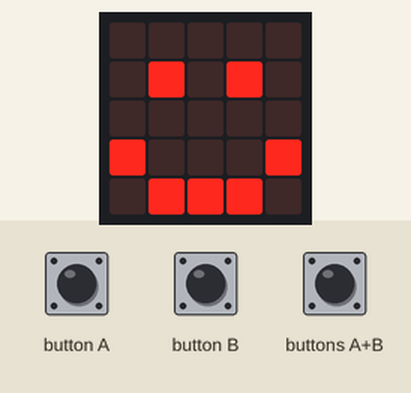
The program below on a simulated BBC micro:bit running MicroPython. Parts: the board's 5×5 LED display. The test bench sets the inputs (shaded band). Random numbers come from a fixed seed.

Above: at 1.2 s.
1.3 s: button A pressed for 0.15 s
At 1.54 s:
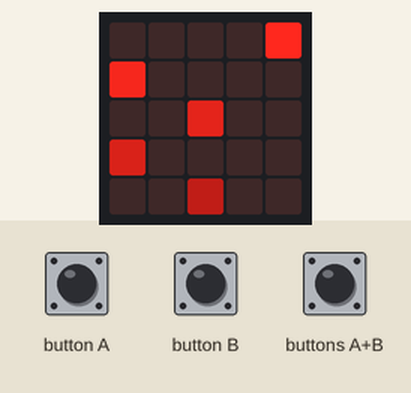
2.0 s: button B pressed for 0.15 s
At 2.18 s:
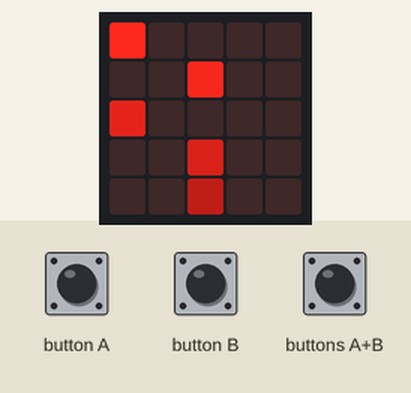
2.7 s: button A pressed for 1 s
At 2.91 s:
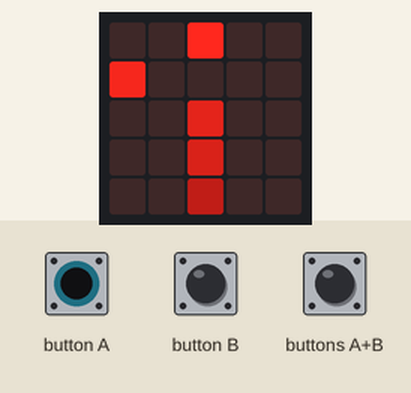
4.3 s: buttons A+B pressed for 0.15 s
At 4.52 s:
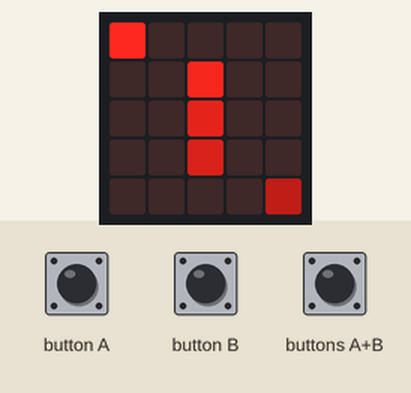
5.0 s: button A pressed for 0.15 s
At 5.16 s:
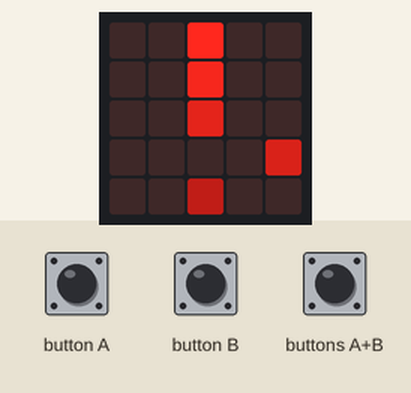
5.7 s: buttons A+B pressed for 1 s
At 6.21 s:
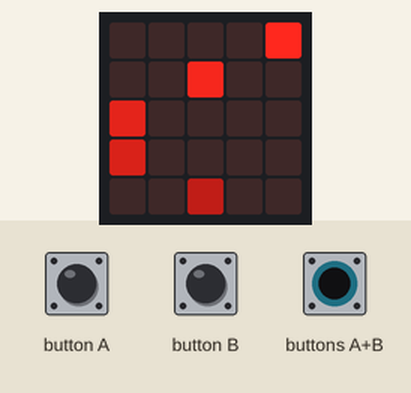
Timing chart, 0 to 8.3 s (numbered marks = the images above; inputs shaded):
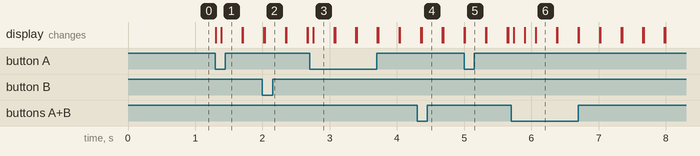

Measured:
- after the input at 1.3 s, the display: first changes at once (image 1 shows a later state)

The program:

asteroid_destroyer_v1.1.py
```python
"""
Asteroid destroyer para Micro:bit - Destrua todos os asteroides o mais rápido possível.
Inicialmente será exibido um rosto feliz, para iniciar precione ou o botão A ou B.
    Botão A - para iniciar no modo fácil (toda tela será usada para mostrar os próximos asteroides)
    Botão B - para iniciar no modo Difícil (apenas o próximo asteroide é mostrado)
Sempre destrua o asteroide que estiver na primeira linha. Para destruir os asteroides basta precionar:
    Botão A - Para destruir os asteroides na coluna esquerda
    Botão B - Para destruir os asteroides na coluna direita
    Botão A+B - Para destruir os asteroides no coluna central
No final será mostrado o tempo (em segundos) que o jogodor levou para destruir todos os asteroides.
Este tempo serve como pontuação/score a fim de disputar com outros jogadores.

Autor: Pedro Henrique Robadel (ph.robadel@gmail.com)
Versão: 1.1 @ 2020/09/1
Licença: MIT License (https://opensource.org/licenses/MIT)
Mais informações: https://github.com/ph-robadel/MicroBit-Game-AsteroidDestroyer.git
"""

from microbit import display, Image, button_a, button_b
from time import ticks_ms, sleep_ms
from random import randint

QTD_MAXIMA_ASTEROIDES = 100
qtd_asteroides_gerados = 0

def iniciar_lista(tamanho_lista:int) -> list:
    global qtd_asteroides_gerados
    qtd_asteroides_gerados = tamanho_lista
    lista = []
    for iteracao in range(tamanho_lista):
        lista.append(randint(0, 2)*2)

    return lista


def atualizar_lista(lista:list) -> None:
    global qtd_asteroides_gerados
    del(lista[0])
    if qtd_asteroides_gerados < QTD_MAXIMA_ASTEROIDES:
        lista.append(randint(0, 2)*2)
        qtd_asteroides_gerados += 1
    else:
        lista.append(-1)


def imp_lista(lista:list, isDificil:bool) -> None:
    display.clear()

    if isDificil:
        fator = 6
    else:
        fator = 1.5

    for y, x in enumerate(lista):
        if(0<=x<5 and 0<=y<5):
            display.set_pixel(x, y, 9-int(y*fator))


def jogar(qtd_asteroides_tela:int) -> None:
    lista_jogo = iniciar_lista(qtd_asteroides_tela)
    isDificil = qtd_asteroides_tela < 3
    imp_lista(lista_jogo, isDificil)
    t_ini = ticks_ms()
    while lista_jogo[0] != -1:
        piscar_asteroide(lista_jogo[0])
        if(button_a.is_pressed() and not button_b.is_pressed() and lista_jogo[0] == 0) or\
          (button_a.is_pressed() and button_b.is_pressed() and lista_jogo[0] == 2) or\
          (not button_a.is_pressed() and button_b.is_pressed() and lista_jogo[0] == 4):
            atualizar_lista(lista_jogo)
            imp_lista(lista_jogo, isDificil)
            sleep_ms(80)
    display.scroll("{:.2f}".format((ticks_ms() - t_ini)/1000))
    display.show(Image.HAPPY)


def piscar_asteroide(x_posicao:int) -> None:
    display.set_pixel(x_posicao, 0, 9)
    sleep_ms(70)
    display.set_pixel(x_posicao, 0, 7)
    sleep_ms(10)

display.show(Image.HAPPY)
while True:
    # Botão A - Inicia jogo no modo fácil
    # Botão B - Inicia jogo no modo difícil
    if button_a.is_pressed():
        jogar(qtd_asteroides_tela=5)
    elif button_b.is_pressed():
        jogar(qtd_asteroides_tela=2)
```
